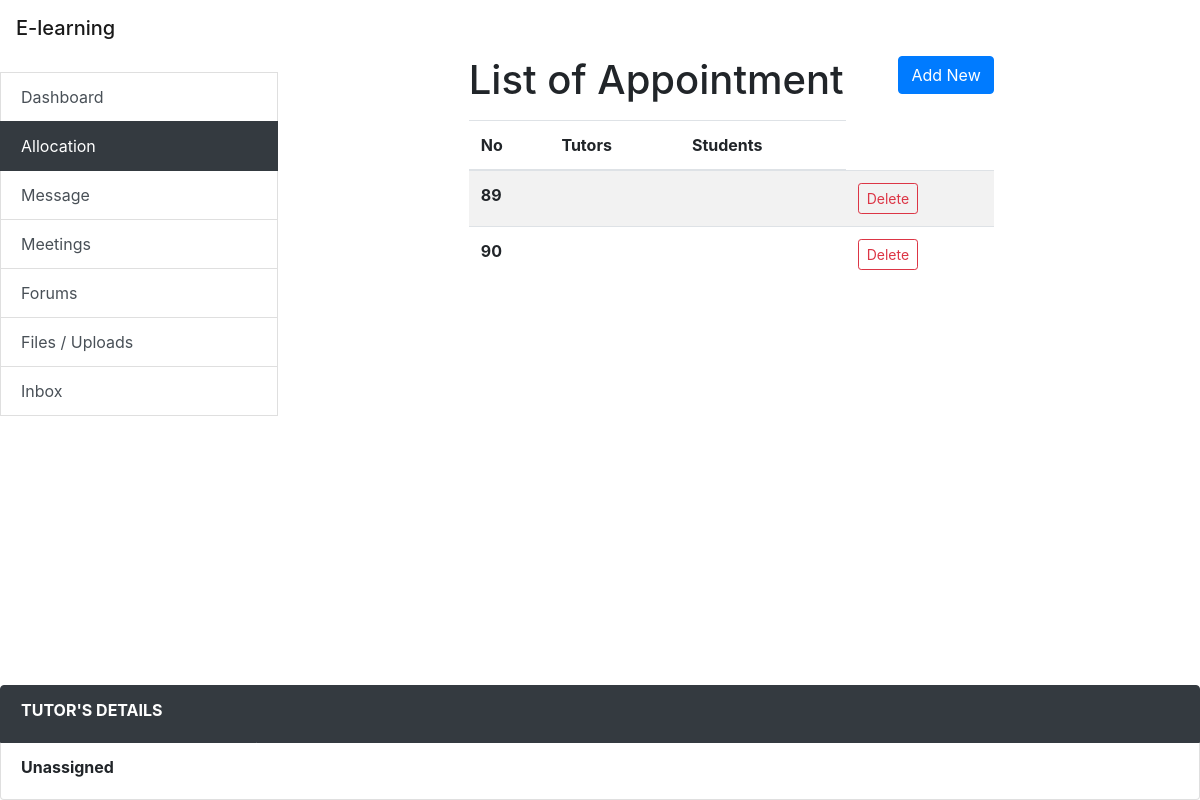
The page /lecture_allocation.php on the database as committed earlier.
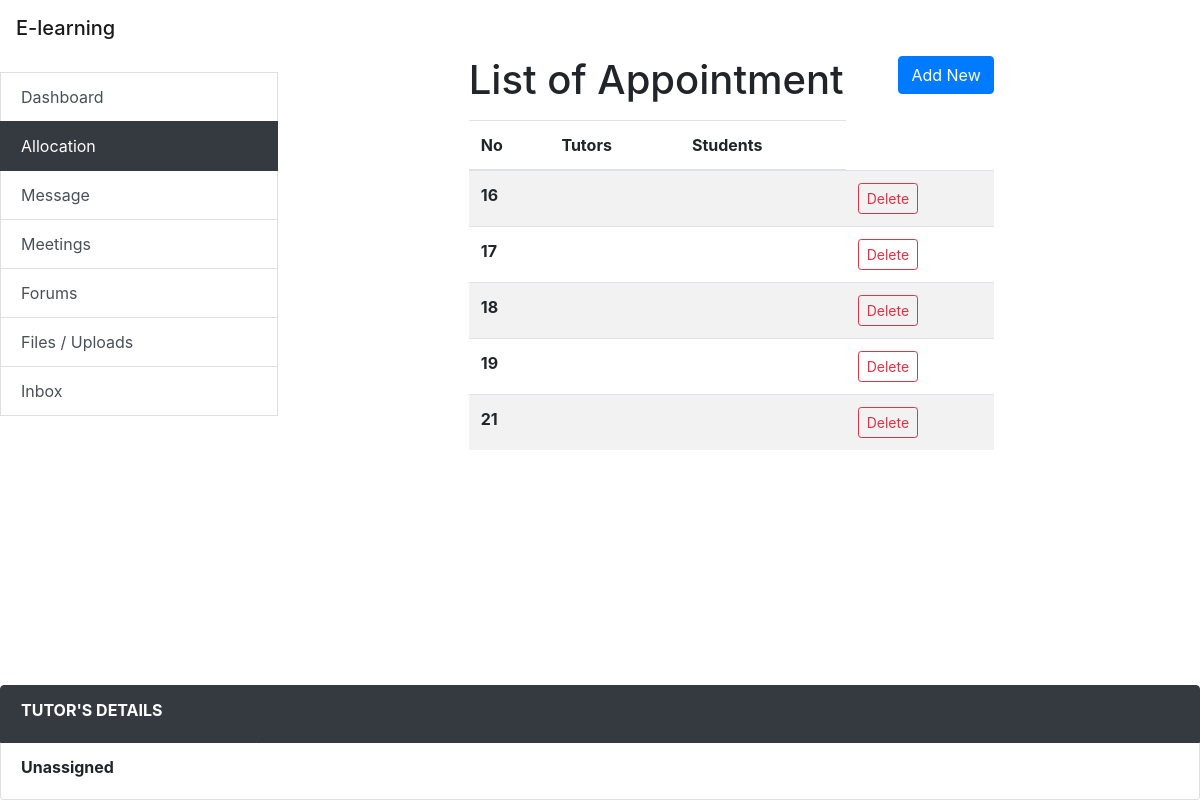
The same page on the database as committed later.
### tables this page shows
CREATE TABLE `allocate` (
  `allocateId` int(11) NOT NULL,
  `allocate_tutor` varchar(30) NOT NULL,
  `allocate_student` varchar(30) NOT NULL
);

### include/function.php (called while the page is built, shortened)
<?php
include_once 'database.php';
function query($sql) {
  global $connection;
  return mysqli_query($connection, $sql);
}
 ?>

### lecture_allocation.php (the view, shortened to what this page needs)
<?php
include './include/function.php';
include './include/header.php';
$sidebar = ['Dashboard','Allocation','Message','Meetings','Forums','Files / Uploads','Inbox'];
$url = ['#','lecture_allocation.php','#','#','#','#','#'];
?>
<div class="container-fluid row">
	<div class="list-group col-3 mt-3">
		<?php include './include/sidebar.php'; ?>
	</div>
	<div class="col-6 mx-auto">
    <form action="" method="post" >
  <div class="col">
  <div class="form-group">
    <h1>List of Appointment
    <a style="float: right;" class="btn btn-primary" href="lecture_create_allocation.php" >Add New</a>
    </h1>
  </div>
<table class="table table-striped">
  <thead>
    <tr>
      <th scope="col">No</th>
      <th scope="col">Tutors</th>
      <th scope="col">Students</th>
    </tr>
  </thead>
  <tbody>
<?php
  $query = query("SELECT * FROM allocate");
    while($row = mysqli_fetch_assoc($query)){
      $allocateId = $row['allocateId'];
      $allocate_tutorId = $row['allocate_tutorId'];
      $allocate_studId = $row['allocate_studId'];
      echo "<tr>";
      echo "<th scope='row'>$allocateId</th>";
      echo "<th>$allocate_tutorId</th>";
      echo "<th>$allocate_studId</th>";
      echo "<td><a href='lecture_allocation.php?delete={$allocateId}' class='btn btn-outline-danger btn-sm' onclick='check_delete()'>Delete</a></td>";
      echo "</tr>";
    }
?>
  </tbody>
</table>
	</div>
</form>
</div>
</div>
<div class="fixed-bottom">
	<?php
	$L_name = "Stacy";
	$L_Email = "stacy@gamil.com";
	$L_PhoneNumber = "+601236152221";
	?>
	<li class="list-group-item active bg-dark btn-outline-dark"><label class="font-weight-bold pr-3">TUTOR'S DETAILS</label></li>
	<?php
	if(0){
		echo "
		<li class='list-group-item'><label class='font-weight-bold pr-3'>Name:</label>$L_name</li>
		<li class='list-group-item'><label class='font-weight-bold pr-3'>Email:</label>$L_Email</li>
		<li class='list-group-item'><label class='font-weight-bold pr-3'>Subject:</label>$L_PhoneNumber</li>
		";
	}else{
		echo "<li class='list-group-item'><label class='font-weight-bold pr-3'>Unassigned</li>";
	}
	?>
</div>
<?php
include './include/footer.php';
?>

### include/sidebar.php
<?php
	foreach ($sidebar as $key => $value) {
		echo "<a href='$url[$key]' class='list-group-item list-group-item-action rounded-0'>$value</a>";
	}
 ?>

Rows that differ between the two databases and show on the page:
removed allocate: allocateId "89"
removed allocate: allocateId "90"
added allocate: allocateId "16"
added allocate: allocateId "17"
added allocate: allocateId "18"
added allocate: allocateId "19"
added allocate: allocateId "21"
